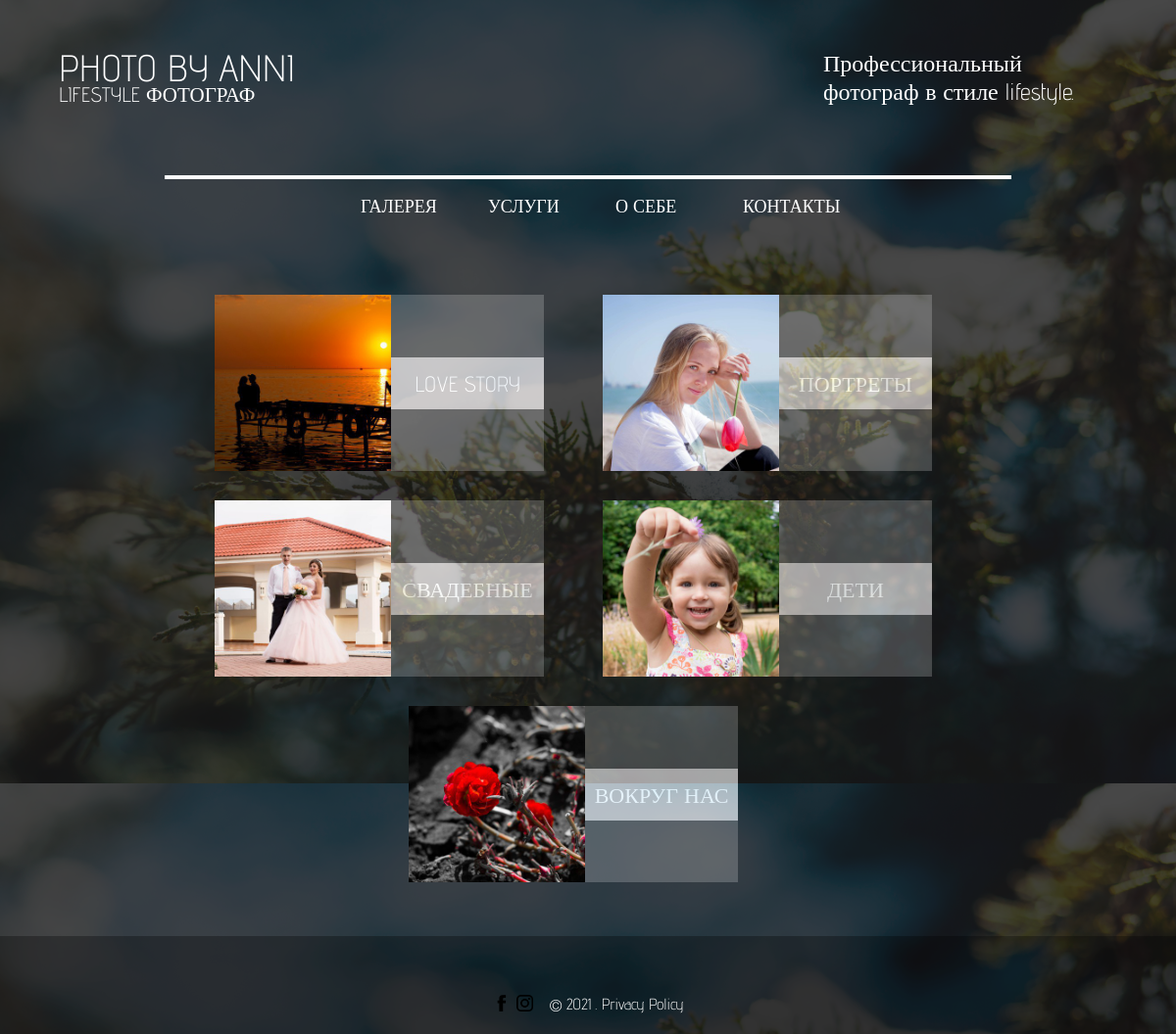
The page / on the database its author committed.
### gallery/models.py (models this page shows, shortened)
class Albums(models.Model):
    title = models.CharField(verbose_name="Имя альбома", max_length=50)
    cover = models.ImageField(verbose_name="Обложка альбома", upload_to="cover/")
    class Meta:
        verbose_name = "Альбом"
        verbose_name_plural = "Альбомы"

### gallery/views.py (the view)
# urls.py: path("", views.AlbumsView.as_view(), name="gallery_page")
class AlbumsView(View):
    def get(self, request, *args, **kwargs):
        albums = Albums.objects.all()
        context = {
            "albums": albums,
        }
        return render(request, "gallery/gallery.html", context)

### templates/gallery/gallery.html (shortened to what this page needs)
{% extends "base/base.html" %}
{% load static %}
{% block main %}
<ul class='main__list'>
    {% if albums %}
        {% for album in albums %}
        <a href="#" class="link main__list-link">
            <li class='main__list-item'>
                <img src="{{ album.cover.url }}" alt="{{ album.title }}" class="main__list-item_img">
                <div class="main__descr-wrap">
                    <p class="main__list-descr">{{ album.title }}</p>
                </div>
            </li>
        </a>
        {% endfor %}
    {% else %}
    <h1>Даннах нет</h1>
    {% endif %}
</ul>
</div>
{% endblock main %}

### static/gallery/css/footer.css (style rules this page uses)
html { box-sizing: border-box; font-family: 'Advent Pro', 'sans-serif'; font-size: 16px; color: #ffffff; font-weight: 300; }
*, *::before, *::after { box-sizing: inherit; margin: 0; padding: 0; }
img { display: block; max-width: 100%; height: auto; }
ul, li { list-style: none; }
.link { text-decoration: none; color: #ffffff; cursor: pointer; text-decoration: none; }
body { background-color: rgba(0, 0, 0, 0.4); background-repeat: no-repeat; background-size: cover; background-color: rgba(0, 0, 0, 0.9); margin: 0 auto; position: relative; margin: 0; padding: 0; display: flex; flex-direction: column; min-height: 100vh; justify-content: space-between; }
.main__list { display: flex; flex-wrap: wrap; align-items: center; justify-content: center; }
.main__list-item { padding: 33px 53px 0px 53px; background: rgba(255, 255, 255, 0.2); display: flex; flex-direction: column; align-items: center; }
.main__list-item_img { width: 180px; height: 180px; }
.main__list-link { display: flex; justify-content: center; flex-direction: column; margin: 15px; }
.main__descr-wrap { display: flex; justify-content: center; align-items: center; height: 53px; width: 159%; background: rgb(177, 173, 173); z-index: -2; margin-top: 10px; align-self: center; }
.main__list-descr { text-transform: uppercase; }
@media (min-width: 1024px) { .main__list-link { flex-direction: row; } }
@media (min-width: 1024px) { .main__list-item { display: flex; flex-direction: row; align-items: flex-end; padding: 0 0px 0 0; } }
@media (min-width: 1024px) { .main__descr-wrap { display: inline-block; width: 156px; margin: 0; text-align: center; } }
@media (min-width: 1024px) { .main__list-descr { margin-top: 14px; font-size: 22px; } }
@media (min-width: 1024px) { .main__list-item { margin-right: 30px; } }
@media (min-width: 1024px) { .main__list-item:not(:nth-child(3n)) { margin-right: 30px; } }
@media (min-width: 1024px) { .main__list-item:last-child { margin-right: 0px; } }
@media (min-width: 1024px) and (max-width: 1440px) { .main__list-item:not(:nth-child(3n)) { margin-right: 30px; } }

### rows shown on the page
Albums: cover (picture), title "LOVE STORY"
Albums: cover (picture), title "ПОРТРЕТЫ"
Albums: cover (picture), title "СВАДЕБНЫЕ"
Albums: cover (picture), title "ДЕТИ"
Albums: cover (picture), title "ВОКРУГ НАС"
